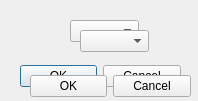
<?xml version="1.0" encoding="UTF-8"?>
<ui version="4.0">
 <class>RemoveTask</class>
 <widget class="QDialog" name="RemoveTask">
  <property name="geometry">
   <rect>
    <x>0</x>
    <y>0</y>
    <width>198</width>
    <height>101</height>
   </rect>
  </property>
  <property name="windowTitle">
   <string>Remove Task</string>
  </property>
  <widget class="QDialogButtonBox" name="buttonBox">
   <property name="geometry">
    <rect>
     <x>20</x>
     <y>60</y>
     <width>161</width>
     <height>32</height>
    </rect>
   </property>
   <property name="orientation">
    <enum>Qt::Horizontal</enum>
   </property>
   <property name="standardButtons">
    <set>QDialogButtonBox::Cancel|QDialogButtonBox::Ok</set>
   </property>
  </widget>
  <widget class="QComboBox" name="taskComboBox">
   <property name="geometry">
    <rect>
     <x>70</x>
     <y>20</y>
     <width>69</width>
     <height>22</height>
    </rect>
   </property>
  </widget>
  <widget class="QComboBox" name="taskComboBox_2">
   <property name="geometry">
    <rect>
     <x>80</x>
     <y>30</y>
     <width>69</width>
     <height>22</height>
    </rect>
   </property>
  </widget>
  <widget class="QDialogButtonBox" name="buttonBox_2">
   <property name="geometry">
    <rect>
     <x>30</x>
     <y>70</y>
     <width>161</width>
     <height>32</height>
    </rect>
   </property>
   <property name="orientation">
    <enum>Qt::Horizontal</enum>
   </property>
   <property name="standardButtons">
    <set>QDialogButtonBox::Cancel|QDialogButtonBox::Ok</set>
   </property>
  </widget>
 </widget>
 <resources/>
 <connections>
  <connection>
   <sender>buttonBox</sender>
   <signal>accepted()</signal>
   <receiver>RemoveTask</receiver>
   <slot>accept()</slot>
   <hints>
    <hint type="sourcelabel">
     <x>248</x>
     <y>254</y>
    </hint>
    <hint type="destinationlabel">
     <x>157</x>
     <y>274</y>
    </hint>
   </hints>
  </connection>
  <connection>
   <sender>buttonBox</sender>
   <signal>rejected()</signal>
   <receiver>RemoveTask</receiver>
   <slot>reject()</slot>
   <hints>
    <hint type="sourcelabel">
     <x>316</x>
     <y>260</y>
    </hint>
    <hint type="destinationlabel">
     <x>286</x>
     <y>274</y>
    </hint>
   </hints>
  </connection>
 </connections>
</ui>
